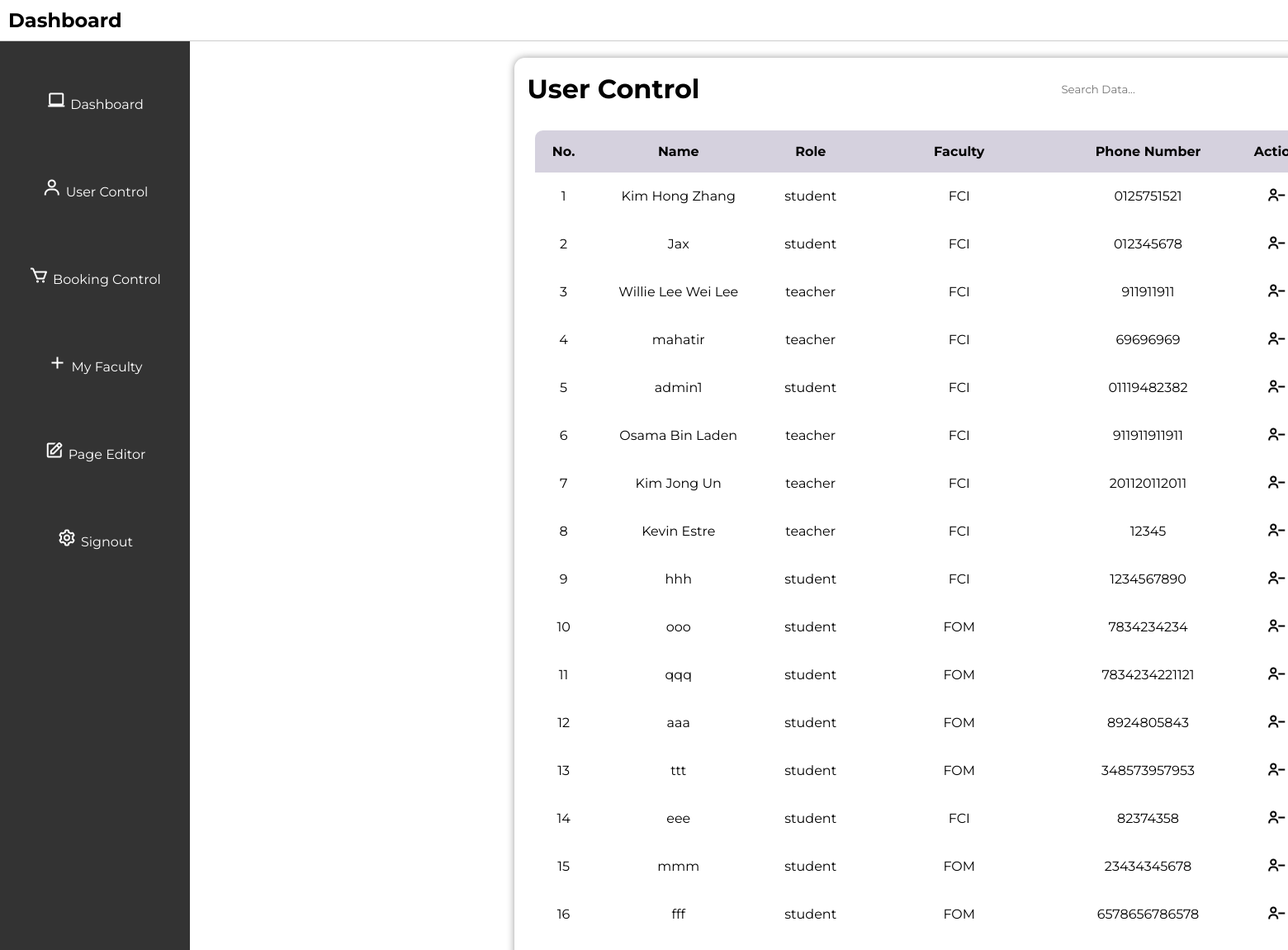
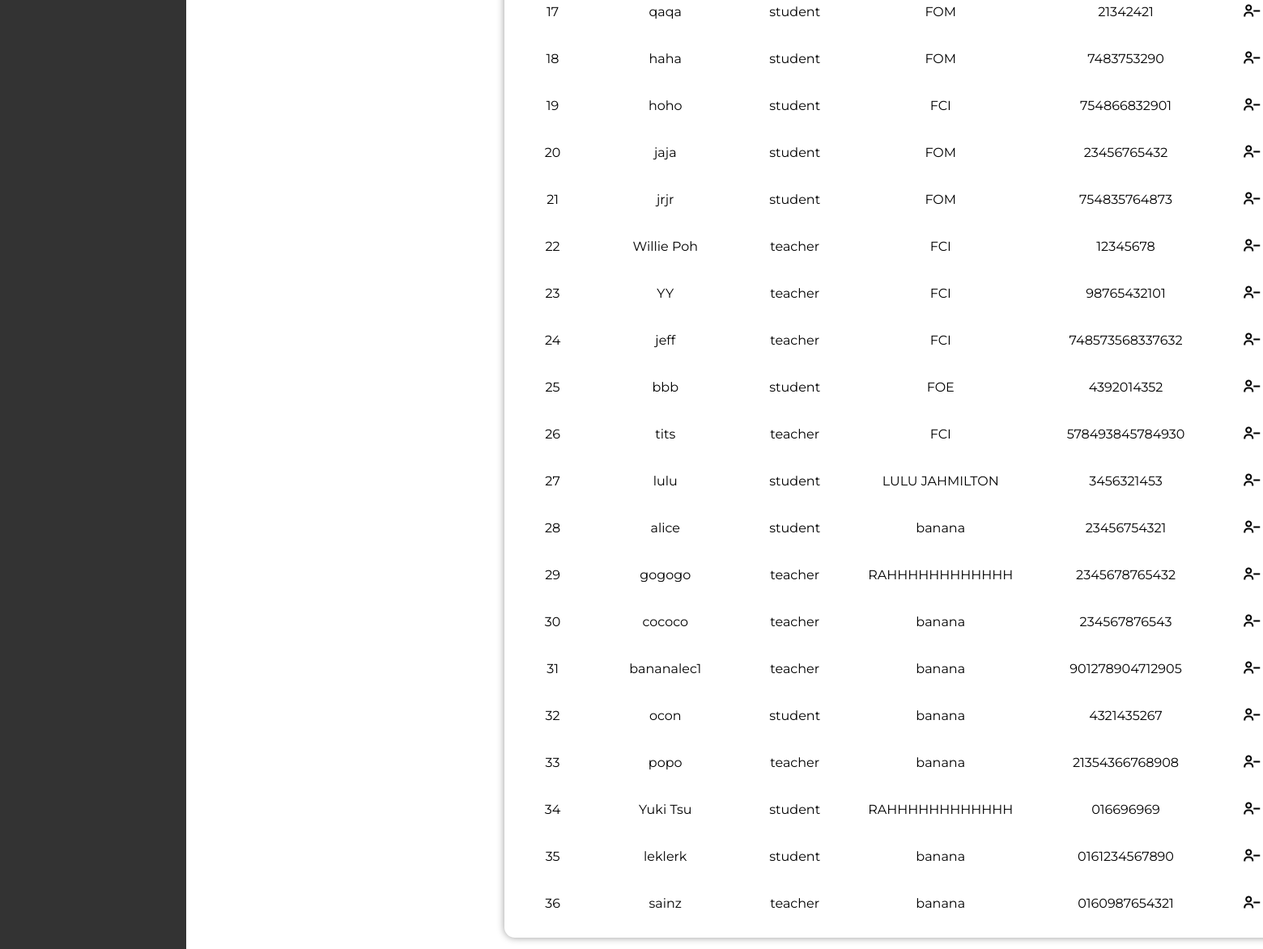
/usercontrol, run on the app's committed database (2 pictures, top to bottom).
### tables this page shows
CREATE TABLE users (
        id INTEGER PRIMARY KEY AUTOINCREMENT,
        role TEXT NOT NULL,
        faculty TEXT NOT NULL,
        username TEXT NOT NULL UNIQUE,
        email TEXT NOT NULL UNIQUE,
        phone_number TEXT NOT NULL UNIQUE,
        password TEXT NOT NULL
        );

### app.py (the view)
@app.route("/usercontrol")
def usercontrol():
    search_query = request.args.get('search', '')
    conn = get_db_connection()
    cursor = conn.cursor()
    if search_query:
        cursor.execute(
            """
            SELECT id, role, faculty, username, phone_number
            FROM users
            WHERE username LIKE ? OR role LIKE ? OR faculty LIKE ? OR phone_number LIKE ?
            """,
            (f"%{search_query}%", f"%{search_query}%", f"%{search_query}%", f"%{search_query}%")
        )
    else:
        cursor.execute("SELECT id, role, faculty, username, phone_number FROM users")
    users = cursor.fetchall()
    cursor.close()
    conn.close()
    return render_template("usercontrol.html", users=users)

### app.py (called while the page is built)
def get_db_connection():
    con = sqlite3.connect("database.db")
    con.row_factory = sqlite3.Row
    return con

### templates/usercontrol.html (shortened to what this page needs)
<!DOCTYPE html>
<html lang="en">
<head>
    <link rel="stylesheet" href="../static/style.css">
    <link href='https://unpkg.com/boxicons@2.1.4/css/boxicons.min.css' rel='stylesheet'>
</head>
<body>
    <header>
        <h2>Dashboard</h2>
    </header>
    <div class="sidebar">
        <ul>
            <li><i class='bx bx-laptop'></i><a href="/admin">Dashboard</a></li>
            <li><i class='bx bx-user'></i><a href="/usercontrol">User Control</a></li>
            <li><i class='bx bx-cart'></i><a href="/appointmentcontrol">Booking Control</a></li>
            <li><i class='bx bx-plus'></i><a href="/faculty">My Faculty</a></li>
            <li><i class='bx bx-edit' ></i><a href="/adminpageeditor">Page Editor</a></li>
            <li><i class='bx bx-cog' ></i><a href="/logout">Signout</a></li>
        </ul>
    </div>
    <div class="user-main">
        <div class="table" id="customers_table">
            <div class="table__header">
                <h1>User Control</h1>
                <div class="input-group">
                    <input type="search" id="search" placeholder="Search Data...">
                </div>
            </div>
            <div class="table__body">
                <table>
                    <thead>
                        <tr>
                            <th> No. </th>
                            <th> Name </th>
                            <th> Role </th>
                            <th> Faculty </th>
                            <th> Phone Number </th>
                            <th> Action </th>
                        </tr>
                    </thead>
                    <tbody id="userTableBody">
                        {% for user in users %}
                        <form action="/delete_user" method="POST">
                            <tr>
                                <td> {{ loop.index }} </td>
                                <td>{{ user[3] }}</td>
                                <td>{{ user[1] }}</td>
                                <td> {{ user[2] }} </td>
                                <td> {{ user[4] }}</td>
                                <td>
                                    <button type="submit"><i class='bx bx-user-minus'></i></button>
                                </td>
                            </tr>
                        </form>
                        {% endfor %}
                    </tbody>
                </table>
            </div>
        </div>
    </div>
</body>
</html>

### static/style.css (style rules this page uses)
* { margin: 0; padding: 0; box-sizing: border-box; font-family: 'Montserrat'; }
body { font-family: 'Montserrat', sans-serif; background-color: white; justify-content: center; align-items: center; margin: 0; padding: 0; min-width: 100vh; }
.bx { font-size: 24px; color: #333; }
header { display: flex; justify-content: space-between; align-items: center; padding: 10px; background-color: #ffffff; border-bottom: 1px solid #ccc; position: relative; top: 0; width: 100%; }
header h2 { font-size: 24px; }
.sidebar { height: calc(210vh - 60px); width: 230px; position: absolute; top: 50px; left: 0; background-color: #333; padding-top: 20px; overflow-y: auto; }
.sidebar ul { list-style-type: none; }
.sidebar ul li { padding: 40px 0; text-align: center; }
.sidebar ul li a { color: #fff; text-decoration: none; }
.sidebar i { color: white; margin-right: 5px; }
.table { position: relative; width: 1000px; box-shadow: 0 0 10px rgba(0, 0, 0, 0.4); border-radius: 12.8px; display: flex; justify-content: center; flex-direction: column; margin-top: 20px; left: 20%; }
.table__header { width: 100%; height: 10%; padding: 12.8px 16px; display: flex; justify-content: space-between; align-items: center; }
.table__header .input-group { width: 35%; height: 100%; padding: 12.8px; border-radius: 32px; display: flex; justify-content: center; align-items: center; transition: .2s; }
.table__header .input-group input { width: 100%; padding: 0 8px 0 4.8px; background-color: transparent; border: none; outline: none; }
.table__body { width: 95%; max-height: calc(89vh - 16px); background-color: #fffb; margin: 12.8px auto; border-radius: 9.6px; overflow: auto; overflow: overlay; }
table { width: 100%; }
table, th, td { border-collapse: collapse; padding: 16px; text-align: center; }
thead th { position: sticky; top: 0; left: 0; background-color: #d5d1defe; text-transform: capitalize; }
.table__body button { background-color: transparent; border: none; color: black; justify-content: center; }
.table__body i { border: none; color: black; }

### data on the page
users: username "Kim Hong Zhang", role "student", faculty "FCI", phone_number "0125751521"
users: username "Jax", role "student", faculty "FCI", phone_number "012345678"
users: username "Willie Lee Wei Lee", role "teacher", faculty "FCI", phone_number "911911911"
users: username "mahatir", role "teacher", faculty "FCI", phone_number "69696969"
users: username "admin1", role "student", faculty "FCI", phone_number "01119482382"
users: username "Osama Bin Laden", role "teacher", faculty "FCI", phone_number "911911911911"
users: username "Kim Jong Un", role "teacher", faculty "FCI", phone_number "201120112011"
users: username "Kevin Estre", role "teacher", faculty "FCI", phone_number "12345"
users: username "hhh", role "student", faculty "FCI", phone_number "1234567890"
users: username "ooo", role "student", faculty "FOM", phone_number "7834234234"
users: username "qqq", role "student", faculty "FOM", phone_number "7834234221121"
users: username "aaa", role "student", faculty "FOM", phone_number "8924805843"
users: username "ttt", role "student", faculty "FOM", phone_number "348573957953"
users: username "eee", role "student", faculty "FCI", phone_number "82374358"
users: username "mmm", role "student", faculty "FOM", phone_number "23434345678"
users: username "fff", role "student", faculty "FOM", phone_number "6578656786578"
users: username "qaqa", role "student", faculty "FOM", phone_number "21342421"
users: username "haha", role "student", faculty "FOM", phone_number "7483753290"
users: username "hoho", role "student", faculty "FCI", phone_number "754866832901"
users: username "jaja", role "student", faculty "FOM", phone_number "23456765432"
users: username "jrjr", role "student", faculty "FOM", phone_number "754835764873"
users: username "Willie Poh", role "teacher", faculty "FCI", phone_number "12345678"
users: username "YY", role "teacher", faculty "FCI", phone_number "98765432101"
users: username "jeff", role "teacher", faculty "FCI", phone_number "748573568337632"
users: username "bbb", role "student", faculty "FOE", phone_number "4392014352"
users: username "tits", role "teacher", faculty "FCI", phone_number "578493845784930"
users: username "lulu", role "student", faculty "LULU JAHMILTON", phone_number "3456321453"
users: username "alice", role "student", faculty "banana", phone_number "23456754321"
users: username "gogogo", role "teacher", faculty "RAHHHHHHHHHHHH", phone_number "2345678765432"
users: username "cococo", role "teacher", faculty "banana", phone_number "234567876543"
users: username "bananalec1", role "teacher", faculty "banana", phone_number "901278904712905"
users: username "ocon", role "student", faculty "banana", phone_number "4321435267"
users: username "popo", role "teacher", faculty "banana", phone_number "21354366768908"
users: username "Yuki Tsu", role "student", faculty "RAHHHHHHHHHHHH", phone_number "016696969"
users: username "leklerk", role "student", faculty "banana", phone_number "0161234567890"
users: username "sainz", role "teacher", faculty "banana", phone_number "0160987654321"
